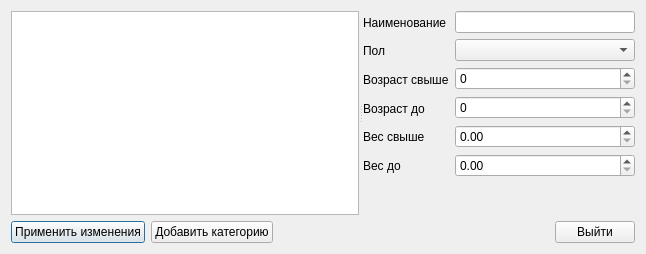
<?xml version="1.0" encoding="UTF-8"?>
<ui version="4.0">
 <class>CreateTournamentCategoriesDialog</class>
 <widget class="QDialog" name="CreateTournamentCategoriesDialog">
  <property name="geometry">
   <rect>
    <x>0</x>
    <y>0</y>
    <width>646</width>
    <height>254</height>
   </rect>
  </property>
  <property name="windowTitle">
   <string>Dialog</string>
  </property>
  <layout class="QGridLayout" name="gridLayout_2">
   <item row="0" column="0">
    <widget class="QSplitter" name="splitter">
     <property name="orientation">
      <enum>Qt::Horizontal</enum>
     </property>
     <widget class="QTableView" name="tableView">
      <property name="focusPolicy">
       <enum>Qt::NoFocus</enum>
      </property>
      <property name="editTriggers">
       <set>QAbstractItemView::NoEditTriggers</set>
      </property>
      <attribute name="verticalHeaderVisible">
       <bool>false</bool>
      </attribute>
      <attribute name="verticalHeaderHighlightSections">
       <bool>false</bool>
      </attribute>
     </widget>
     <widget class="QWidget" name="widget" native="true">
      <property name="sizePolicy">
       <sizepolicy hsizetype="Expanding" vsizetype="Preferred">
        <horstretch>0</horstretch>
        <verstretch>0</verstretch>
       </sizepolicy>
      </property>
      <layout class="QGridLayout" name="gridLayout">
       <item row="0" column="0">
        <layout class="QVBoxLayout" name="verticalLayout_5">
         <item>
          <layout class="QHBoxLayout" name="horizontalLayout">
           <item>
            <layout class="QVBoxLayout" name="verticalLayout">
             <item>
              <widget class="QLabel" name="label_5">
               <property name="text">
                <string>Наименование</string>
               </property>
              </widget>
             </item>
             <item>
              <widget class="QLabel" name="label_6">
               <property name="text">
                <string>Пол</string>
               </property>
              </widget>
             </item>
             <item>
              <widget class="QLabel" name="label">
               <property name="text">
                <string>Возраст свыше</string>
               </property>
              </widget>
             </item>
             <item>
              <widget class="QLabel" name="label_2">
               <property name="text">
                <string>Возраст до</string>
               </property>
              </widget>
             </item>
             <item>
              <widget class="QLabel" name="label_3">
               <property name="text">
                <string>Вес свыше</string>
               </property>
              </widget>
             </item>
             <item>
              <widget class="QLabel" name="label_4">
               <property name="text">
                <string>Вес до</string>
               </property>
              </widget>
             </item>
            </layout>
           </item>
           <item>
            <layout class="QVBoxLayout" name="verticalLayout_2">
             <item>
              <widget class="QLineEdit" name="nameLE"/>
             </item>
             <item>
              <widget class="QComboBox" name="sexCB"/>
             </item>
             <item>
              <widget class="QSpinBox" name="ageFromSB">
               <property name="maximum">
                <number>1000</number>
               </property>
              </widget>
             </item>
             <item>
              <widget class="QSpinBox" name="ageTillSB">
               <property name="maximum">
                <number>1000</number>
               </property>
              </widget>
             </item>
             <item>
              <widget class="QDoubleSpinBox" name="weightFromDSB">
               <property name="maximum">
                <double>11199.989999999999782</double>
               </property>
              </widget>
             </item>
             <item>
              <widget class="QDoubleSpinBox" name="weightTillDSB">
               <property name="maximum">
                <double>11199.989999999999782</double>
               </property>
              </widget>
             </item>
            </layout>
           </item>
          </layout>
         </item>
        </layout>
       </item>
       <item row="1" column="0">
        <spacer name="verticalSpacer">
         <property name="orientation">
          <enum>Qt::Vertical</enum>
         </property>
         <property name="sizeHint" stdset="0">
          <size>
           <width>20</width>
           <height>40</height>
          </size>
         </property>
        </spacer>
       </item>
      </layout>
     </widget>
    </widget>
   </item>
   <item row="1" column="0">
    <layout class="QHBoxLayout" name="horizontalLayout_2">
     <item>
      <widget class="QPushButton" name="applyBtn">
       <property name="text">
        <string>Применить изменения</string>
       </property>
      </widget>
     </item>
     <item>
      <widget class="QPushButton" name="addBtn">
       <property name="text">
        <string>Добавить категорию</string>
       </property>
      </widget>
     </item>
     <item>
      <spacer name="horizontalSpacer">
       <property name="orientation">
        <enum>Qt::Horizontal</enum>
       </property>
       <property name="sizeHint" stdset="0">
        <size>
         <width>40</width>
         <height>20</height>
        </size>
       </property>
      </spacer>
     </item>
     <item>
      <widget class="QPushButton" name="okBtn">
       <property name="text">
        <string>Выйти</string>
       </property>
      </widget>
     </item>
    </layout>
   </item>
  </layout>
 </widget>
 <resources/>
 <connections/>
</ui>
